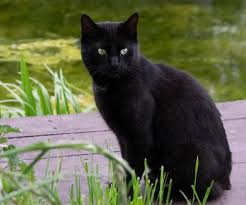
#> input picture CodeChallenge Deep Learning/convolutions/images/black cat.jpeg, 246 x 205 px
$ jupyter execute convolutions.ipynb
#> lines starting #> are read from the running program, lines starting #| are printed output that depends on the picture
## Discrete convolutions operation

[cell 1]
import numpy as np
import matplotlib.pyplot as plt
from scipy.signal import fftconvolve
import cv2

-----

## $ \vec{a}  = \begin{bmatrix} 1 \\ 2 \\ 3 \end{bmatrix}  $  $ \vec{b}  = \begin{bmatrix} 4 \\ 5 \\ 6 \end{bmatrix} $  $ ( \vec{a} \vec{b}^T )^T  = \begin{bmatrix} 4 & 8 & 12  \\ 5 & 10 & 15 \\ 6  & 12 & 18 \end{bmatrix} $

## $ conv(\vec{a},\vec{b}) = [(4) ,  (8 + 5) , (6 + 10 + 12), (15 + 12), (18)] $

<h3> NOTE: a convolution list contains elements that are summed over the diagoanal of the outer product Matrix </h3>

_____

[cell 2]
a = np.array([1,2,3])
b = np.array([4,5,6])

fftconvolve(a,b)

[cell 3]
black_cat = np.array(cv2.imread("./images/black cat.jpeg") )
#> black_cat is the input picture: shape (205, 246, 3); mean B, G, R 67.8, 96.6, 92.6

fig , ax = plt.subplots(1,4,figsize=(24,6))

labels = ["red","green","blue","RGB"]

for i in range(len(labels)):
  if(i<len(labels)-1):

    ax[i].imshow(black_cat[:,:,i])
    ax[i].set_title(f"{labels[i]} Chanel")
  else:
    ax[i].imshow(black_cat)
    ax[i].set_title("RGB")


plt.show()
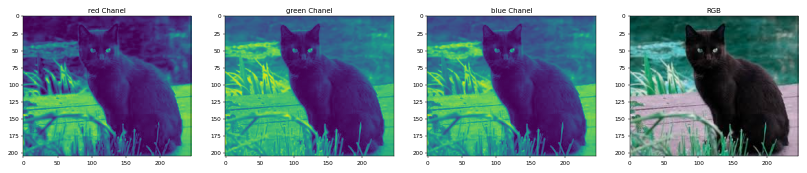
#> figure drawn by matplotlib, 4 panels; B, G, R data is drawn as R, G, B

[cell 4]
kernel = np.array(
    [

    [
        [(1/9),(1/9),(1/9)],
        [(1/9),(1/9),(1/9)],
        [(1/9),(1/9),(1/9)]

    ],
     [
        [(1/9),(1/9),(1/9)],
        [(1/9),(1/9),(1/9)],
        [(1/9),(1/9),(1/9)]

    ],
      [
        [(1/9),(1/9),(1/9)],
        [(1/9),(1/9),(1/9)],
        [(1/9),(1/9),(1/9)]

    ]

    ]
)

sharpning_kernel = np.array(
    [
        [0,-1,0],
        [-1,5,-1],
        [0,-1,0]
    ]
)
## applying direct convolution to large arrays

image_red = fftconvolve(black_cat[:,:,0],np.random.randn(3,3))
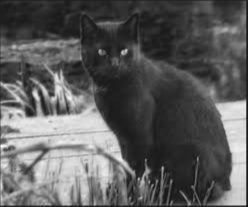
#> image_red: shape (207, 248) float64; min -198.8, max 1614.6, mean 464.1; drawn with min black and max white
fig , ax =fig , ax = plt.subplots(1,2,figsize=(12,6))
ax[0].imshow(image_red)
ax[0].set_title("gausian kernel RED channel")
ax[1].imshow(black_cat[:,:,0])
ax[1].set_title("Original RED channel image")
plt.show()
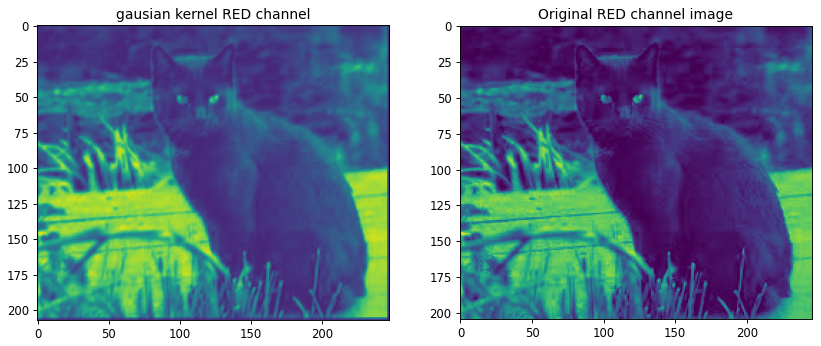
#> figure drawn by matplotlib, 2 panels


image_green = fftconvolve(black_cat[:,:,1],kernel[:,:,0])
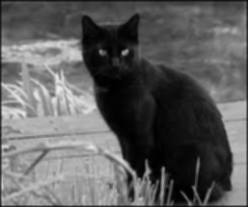
#> image_green: shape (207, 248) float64; min 0.111, max 236.7, mean 94.9
fig , ax =fig , ax = plt.subplots(1,2,figsize=(12,6))
ax[0].imshow(image_green)
ax[0].set_title("blurring kernel Green channel")
ax[1].imshow(black_cat[:,:,1])
ax[1].set_title("Original Green channel image")
plt.show()
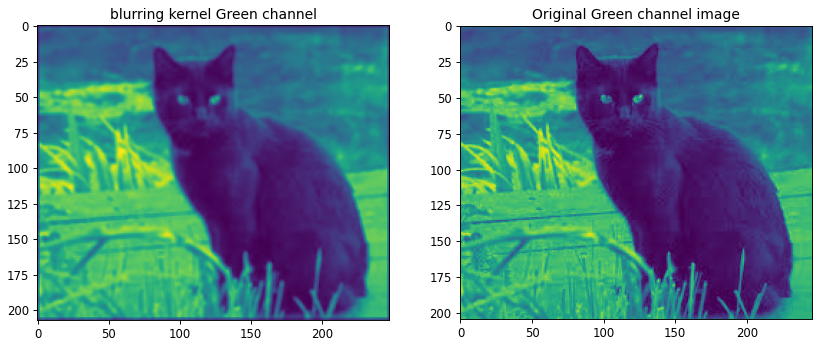
#> figure drawn by matplotlib, 2 panels

image_blue = fftconvolve(black_cat[:,:,2],sharpning_kernel)
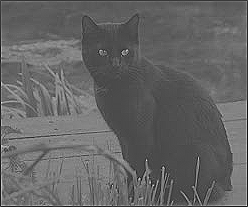
#> image_blue: shape (207, 248) float64; min -251, max 612, mean 91; drawn with min black and max white

fig , ax =fig , ax = plt.subplots(1,2,figsize=(12,6))
ax[0].imshow(image_blue)
ax[0].set_title("sharpening kernel blue channel")
ax[1].imshow(black_cat[:,:,0])
ax[1].set_title(" original blue channel image")
plt.show()
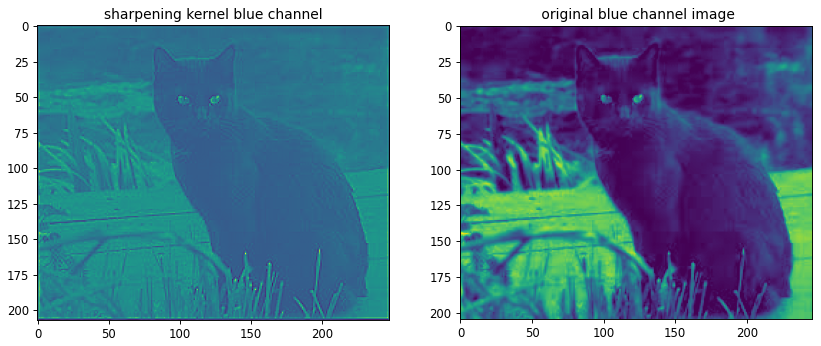
#> figure drawn by matplotlib, 2 panels

[cell 5]
combined_channels = np.stack((image_red, image_green, image_blue),axis=-1)
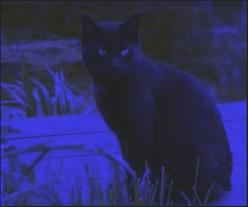
#> combined_channels: shape (207, 248, 3) float64; mean B, G, R 464.1, 94.9, 91; drawn with min black and max white


plt.imshow(combined_channels)
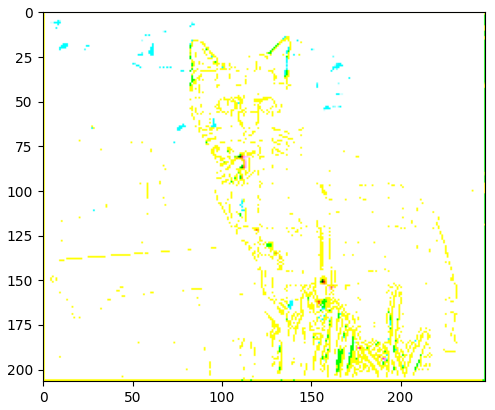
#> figure drawn by matplotlib, 1 panel; B, G, R data is drawn as R, G, B

[cell 6]
M = np.random.randn(50,50,3)

plt.imshow(M)
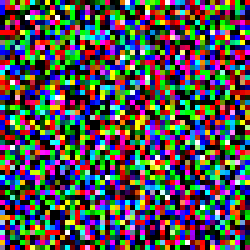
#> shown: shape (50, 50, 3) float64 (shown 5 times larger); mean R, G, B 0.31, 0.305, 0.304
